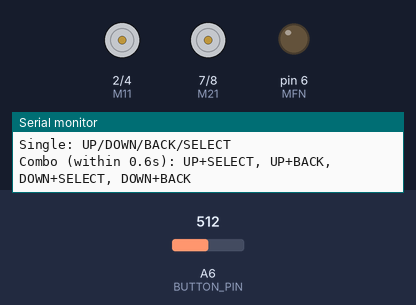
Recording of a sketch running on a simulated Arduino Nano, built with avr-gcc and run on an emulated ATmega328P. Shown: motor-driver pin pairs drawn as motors (green arrow = first pin HIGH = forward, orange = second pin HIGH = backward, longer = more drive), output pins drawn as LEDs (lit = HIGH), the last lines printed to the serial monitor. The test bench sets the inputs (shaded band); at power-on: A6 (BUTTON_PIN) = 512.

Above: at 1.2 s.
1.3 s: A6 (BUTTON_PIN) set to 707
2.8 s: A6 (BUTTON_PIN) set to 736
At 3.6 s:
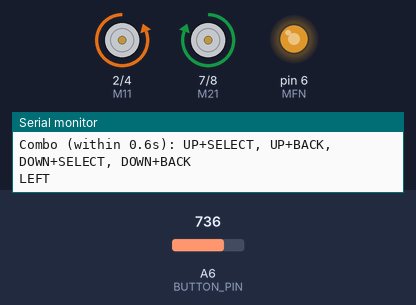
4.3 s: A6 (BUTTON_PIN) set to 757
At 4.9 s:
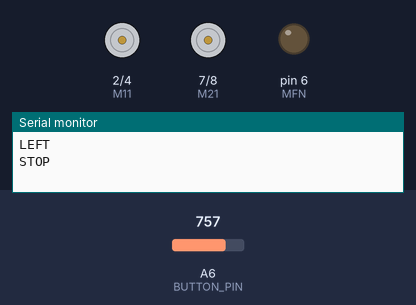
5.8 s: A6 (BUTTON_PIN) set to 735
At 6.2 s:
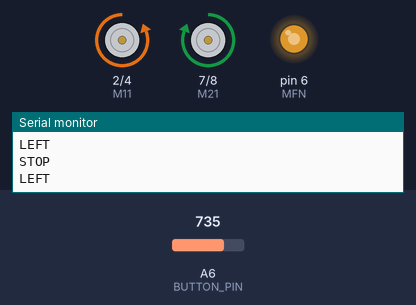
7.3 s: A6 (BUTTON_PIN) set to 716
At 8.5 s:
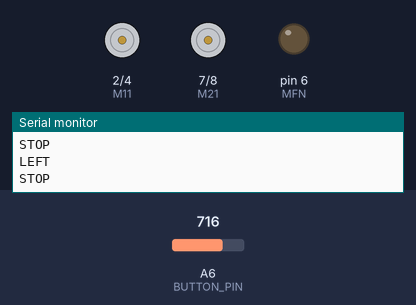
8.8 s: A6 (BUTTON_PIN) set to 760
10.3 s: A6 (BUTTON_PIN) set to 790
At 11.2 s:
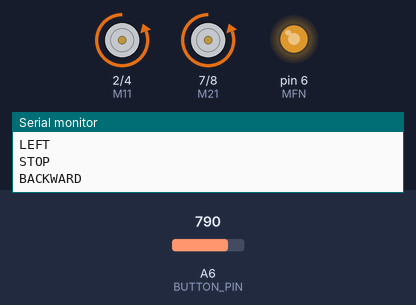
Timing chart, 0 to 12.8 s (numbered marks = the images above; inputs shaded):
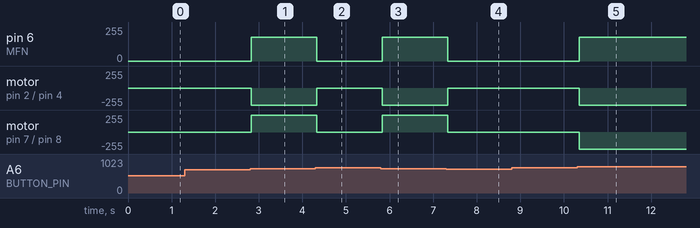

The sketch:

Practical_66.ino
```cpp
/*
==========================================
Practical-66 : Create Combined Movement Commands
Autobotix Robotics Board

Sequence Combos (dabao ek ke baad ek, 600ms ke andar):
UP + SELECT  -> Forward-Right (diagonal)
UP + BACK    -> Forward-Left (diagonal)
DOWN + SELECT-> Backward-Right (diagonal)
DOWN + BACK  -> Backward-Left (diagonal)
==========================================
*/

#define M11 2
#define M12 4
#define MFN 6
#define M21 7
#define M22 8

#define BUTTON_PIN A6

int speedValue = 180;
int slowSpeed = 90;

int lastButton = 0;
int firstPress = 0;
unsigned long firstPressTime = 0;
const unsigned long COMBO_WINDOW = 600;   // ms

//---------------------------------
int getButton()
{
  int value = analogRead(BUTTON_PIN);

  if (value >= 720 && value <= 745) return 3;   // BACK
  if (value >= 775 && value <= 805) return 2;   // DOWN
  if (value >= 840 && value <= 870) return 1;   // UP
  if (value >= 915 && value <= 945) return 4;   // SELECT

  return 0;
}

//---------------------------------
void stopCar()
{
  digitalWrite(M11, LOW);
  digitalWrite(M12, LOW);
  digitalWrite(M21, LOW);
  digitalWrite(M22, LOW);
  analogWrite(MFN, 0);
}

//---------------------------------
void singleMove(int btn)
{
  switch (btn)
  {
    case 1:   // UP - Forward
      digitalWrite(M11, HIGH); digitalWrite(M12, LOW);
      digitalWrite(M21, HIGH); digitalWrite(M22, LOW);
      analogWrite(MFN, speedValue);
      Serial.println("FORWARD");
      break;

    case 2:   // DOWN - Backward
      digitalWrite(M11, LOW); digitalWrite(M12, HIGH);
      digitalWrite(M21, LOW); digitalWrite(M22, HIGH);
      analogWrite(MFN, speedValue);
      Serial.println("BACKWARD");
      break;

    case 3:   // BACK - Left
      digitalWrite(M11, LOW); digitalWrite(M12, HIGH);
      digitalWrite(M21, HIGH); digitalWrite(M22, LOW);
      analogWrite(MFN, speedValue);
      Serial.println("LEFT");
      break;

    case 4:   // SELECT - Right
      digitalWrite(M11, HIGH); digitalWrite(M12, LOW);
      digitalWrite(M21, LOW); digitalWrite(M22, HIGH);
      analogWrite(MFN, speedValue);
      Serial.println("RIGHT");
      break;
  }
}

//---------------------------------
// Diagonal combo: dono motors forward/backward, ek motor slow (turn create karta hai)
//---------------------------------
void comboMove(int first, int second)
{
  bool forwardCombo = (first == 1);    // UP se shuru hua tha
  bool backwardCombo = (first == 2);   // DOWN se shuru hua tha
  bool rightSide = (second == 4);      // SELECT = right side slow (right turn)
  bool leftSide = (second == 3);       // BACK = left side slow (left turn)

  if (forwardCombo && rightSide)
  {
    digitalWrite(M11, HIGH); digitalWrite(M12, LOW);   // left motor full
    digitalWrite(M21, HIGH); digitalWrite(M22, LOW);   // right motor slow
    analogWrite(MFN, speedValue);
    Serial.println("COMBO: FORWARD-RIGHT (diagonal)");
  }
  else if (forwardCombo && leftSide)
  {
    digitalWrite(M11, HIGH); digitalWrite(M12, LOW);
    digitalWrite(M21, HIGH); digitalWrite(M22, LOW);
    analogWrite(MFN, slowSpeed);
    Serial.println("COMBO: FORWARD-LEFT (diagonal)");
  }
  else if (backwardCombo && rightSide)
  {
    digitalWrite(M11, LOW); digitalWrite(M12, HIGH);
    digitalWrite(M21, LOW); digitalWrite(M22, HIGH);
    analogWrite(MFN, speedValue);
    Serial.println("COMBO: BACKWARD-RIGHT (diagonal)");
  }
  else if (backwardCombo && leftSide)
  {
    digitalWrite(M11, LOW); digitalWrite(M12, HIGH);
    digitalWrite(M21, LOW); digitalWrite(M22, HIGH);
    analogWrite(MFN, slowSpeed);
    Serial.println("COMBO: BACKWARD-LEFT (diagonal)");
  }
}

//---------------------------------
void setup()
{
  Serial.begin(9600);

  pinMode(M11, OUTPUT);
  pinMode(M12, OUTPUT);
  pinMode(M21, OUTPUT);
  pinMode(M22, OUTPUT);
  pinMode(MFN, OUTPUT);

  stopCar();

  Serial.println("===== COMBINED MOVEMENT COMMANDS =====");
  Serial.println("Single: UP/DOWN/BACK/SELECT");
  Serial.println("Combo (within 0.6s): UP+SELECT, UP+BACK, DOWN+SELECT, DOWN+BACK");
}

//---------------------------------
void loop()
{
  int btn = getButton();

  // Naya button press detect hua
  if (btn != 0 && btn != lastButton)
  {
    if (firstPress != 0 && (millis() - firstPressTime) < COMBO_WINDOW && btn != firstPress)
    {
      // Combo detected!
      comboMove(firstPress, btn);
      firstPress = 0;   // reset combo tracking
    }
    else
    {
      // Pehla press - single movement karo, aur combo window shuru karo
      singleMove(btn);
      firstPress = btn;
      firstPressTime = millis();
    }
  }

  // Sab buttons release ho gaye
  if (btn == 0 && lastButton != 0)
  {
    stopCar();
    Serial.println("STOP");
  }

  // Combo window expire ho gayi bina second press ke
  if (firstPress != 0 && (millis() - firstPressTime) > COMBO_WINDOW)
  {
    firstPress = 0;
  }

  lastButton = btn;

  delay(50);
}
```

Measured:
- the behaviour switches between 719 and 720 on A6 (BUTTON_PIN) (found by bisection; images 0 and 1)
- the behaviour switches between 745 and 746 on A6 (BUTTON_PIN) (found by bisection; images 1 and 2)
- the behaviour switches between 774 and 775 on A6 (BUTTON_PIN) (found by bisection; images 4 and 5)
- after the input at 1.3 s, every drawn part: stays the same
- after the input at 2.8 s, pin 6 (MFN): 0/255 → 180/255 at once; motor on pin 2 (M11) / pin 4 (M12): stopped → backward 255/255 at once; motor on pin 7 (M21) / pin 8 (M22): stopped → forward 255/255 at once
- after the input at 4.3 s, pin 6 (MFN): 180/255 → 0/255 at once; motor on pin 2 (M11) / pin 4 (M12): backward 255/255 → stopped at once; motor on pin 7 (M21) / pin 8 (M22): forward 255/255 → stopped at once
- after the input at 5.8 s, pin 6 (MFN): 0/255 → 180/255 at once; motor on pin 2 (M11) / pin 4 (M12): stopped → backward 255/255 at once; motor on pin 7 (M21) / pin 8 (M22): stopped → forward 255/255 at once
- after the input at 7.3 s, pin 6 (MFN): 180/255 → 0/255 at once; motor on pin 2 (M11) / pin 4 (M12): backward 255/255 → stopped at once; motor on pin 7 (M21) / pin 8 (M22): forward 255/255 → stopped at once
- after the input at 8.8 s, every drawn part: stays the same
- after the input at 10.3 s, pin 6 (MFN): 0/255 → 180/255 after 0.05 s; motor on pin 2 (M11) / pin 4 (M12), motor on pin 7 (M21) / pin 8 (M22): stopped → backward 255/255 after 0.05 s
